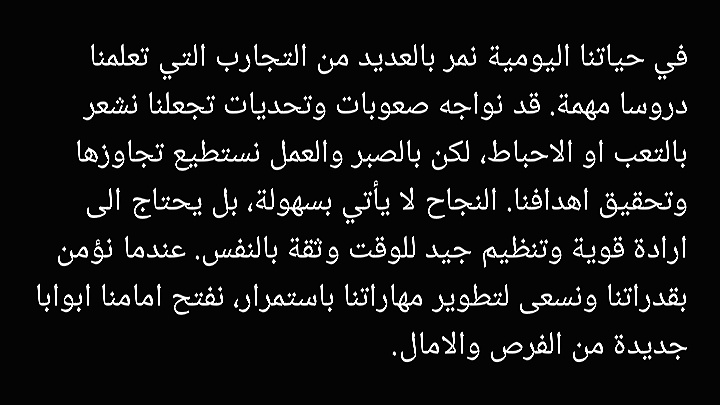
#> input picture backend/image_uploads/07e043d05b8443528ecf001c3fc365b7.enhanced.jpg, 720 x 405 px; its folder holds only this picture in this run
$ python -i image_enhancement.py   (imports and definitions only)
#> lines starting #> are read from the running program, lines starting #| are printed output that depends on the picture
"""
✨ IMAGE ENHANCEMENT SERVICE
Améliore la qualité des images avant OCR
"""

import cv2
import numpy as np
from pathlib import Path
import logging
from typing import Optional

logger = logging.getLogger(__name__)


class ImageEnhancementService:

    def __init__(self):
        logger.info("Initialisation Image Enhancement Service...")
        logger.info("Image Enhancement prêt !")

    def enhance_for_ocr(self, image_path: str, output_path: Optional[str] = None) -> str:
        """
        Pipeline d'amélioration pour OCR — VERSION CORRIGÉE

        Supprimé : binarisation adaptative (détruisait le texte)
        Conservé : redimensionnement + contraste léger
        """
        logger.info(f"✨ Amélioration : {image_path}")

        img = cv2.imread(image_path)
#> img is the input picture: shape (405, 720, 3); min 0, max 255, mean 20.4
        if img is None:
            raise ValueError(f"Impossible de charger l'image : {image_path}")

        # 1. Redimensionner si trop petite (améliore l'OCR)
        img = self._resize_if_needed(img)

        # 2. Contraste léger (CLAHE sur luminosité seulement)
        img = self._enhance_contrast(img)

        # 3. Légère netteté
        img = self._sharpen(img)

        if output_path is None:
            output_path = str(Path(image_path).with_suffix('.enhanced.jpg'))

        cv2.imwrite(output_path, img, [cv2.IMWRITE_JPEG_QUALITY, 95])
        logger.info(f"Image améliorée : {output_path}")

        return output_path

    def _resize_if_needed(self, img: np.ndarray) -> np.ndarray:
        """
        Redimensionne si l'image est trop petite.
        EasyOCR fonctionne mieux sur des images >= 640px de large.
        """
        height, width = img.shape[:2]
#> height = 405; width = 720
        min_width = 640

        if width < min_width:
            scale  = min_width / width
            new_w  = int(width  * scale)
            new_h  = int(height * scale)
            img    = cv2.resize(img, (new_w, new_h),
                                interpolation=cv2.INTER_CUBIC)
            logger.info(f"Redimensionné : {width}x{height} → {new_w}x{new_h}")

        return img

    def _enhance_contrast(self, img: np.ndarray) -> np.ndarray:
        """
        CLAHE léger sur le canal L uniquement.
        Améliore la lisibilité sans déformer les couleurs.
        """
        lab       = cv2.cvtColor(img, cv2.COLOR_BGR2LAB)
#> lab: shape (405, 720, 3); mean of channels 0, 1, 2 18.9, 128, 128
        l, a, b   = cv2.split(lab)
#> a: shape (405, 720); every value is 128

        # clipLimit bas (2.0) = effet léger, non destructif
        clahe = cv2.createCLAHE(clipLimit=2.0, tileGridSize=(8, 8))
        l     = clahe.apply(l)

        lab = cv2.merge([l, a, b])
#> lab: shape (405, 720, 3); mean of channels 0, 1, 2 24.9, 128, 128
        return cv2.cvtColor(lab, cv2.COLOR_LAB2BGR)

    def _sharpen(self, img: np.ndarray) -> np.ndarray:
        """
        Netteté légère pour rendre les contours du texte plus nets.
        """
        kernel = np.array([
            [ 0, -1,  0],
            [-1,  5, -1],
            [ 0, -1,  0]
        ])
        return cv2.filter2D(img, -1, kernel)
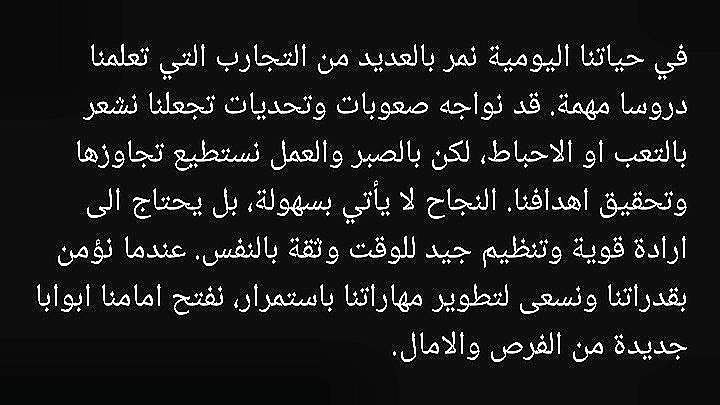
#> returned value: shape (405, 720, 3); mean of channels 0, 1, 2 28.9, 28.8, 28.8; drawn as B, G, R

    def quick_enhance(self, image_path: str, output_path: Optional[str] = None) -> str:
        """
        Amélioration rapide = même pipeline que enhance_for_ocr.
        """
        return self.enhance_for_ocr(image_path, output_path)


# Singleton
_enhancement_service = None

def get_enhancement_service() -> ImageEnhancementService:
    global _enhancement_service
    if _enhancement_service is None:
        _enhancement_service = ImageEnhancementService()
    return _enhancement_service

>>> result = ImageEnhancementService().enhance_for_ocr('image_uploads/07e043d05b8443528ecf001c3fc365b7.enhanced.jpg')
